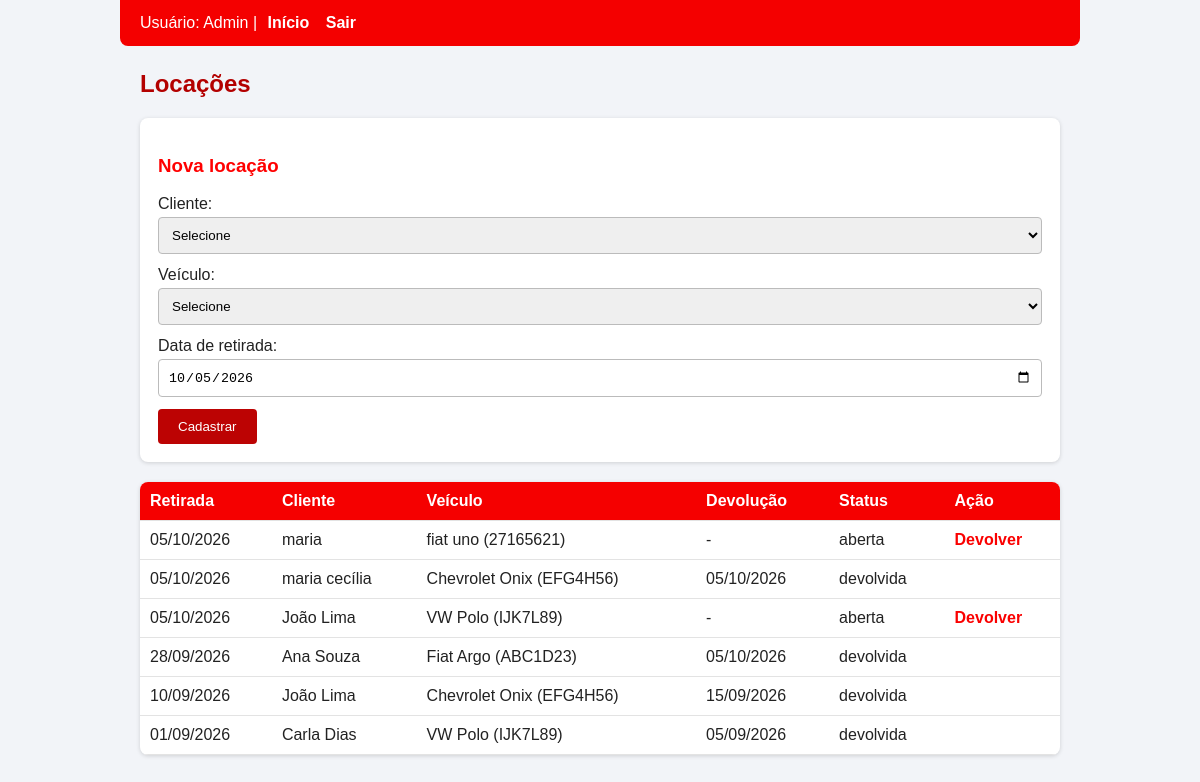
Screenshot of /sistema/locacoes.php (signed in) with the database file from the repository.
### tables this page shows
CREATE TABLE `locacoes` (
  `id_locacao` int(11) NOT NULL,
  `id_usuario` int(11) NOT NULL,
  `id_cliente` int(11) NOT NULL,
  `id_veiculo` int(11) NOT NULL,
  `data_retirada` date NOT NULL,
  `data_devolucao` date DEFAULT NULL,
  `status` varchar(20) DEFAULT 'aberta'
);

CREATE TABLE `clientes` (
  `id_cliente` int(11) NOT NULL,
  `nome` varchar(100) NOT NULL,
  `cpf` varbinary(255) NOT NULL,
  `telefone` varchar(20) DEFAULT NULL,
  `email` varchar(100) DEFAULT NULL
);

CREATE TABLE `veiculos` (
  `id_veiculo` int(11) NOT NULL,
  `marca` varchar(50) NOT NULL,
  `modelo` varchar(50) NOT NULL,
  `placa` varchar(8) NOT NULL,
  `ano` int(11) DEFAULT NULL,
  `status` varchar(20) DEFAULT 'disponivel'
);

### sistema/locacoes.php (the view, shortened to what this page needs)
<?php
require 'auth.php';
$lista = $pdo->query("SELECT l.id_locacao, l.data_retirada, l.data_devolucao, l.status,
                             c.nome AS cliente, v.marca, v.modelo, v.placa
                      FROM locacoes l
                      JOIN clientes c ON c.id_cliente = l.id_cliente
                      JOIN veiculos v ON v.id_veiculo = l.id_veiculo
                      ORDER BY l.data_retirada DESC")->fetchAll(PDO::FETCH_ASSOC);
?>
<!DOCTYPE html>
<html lang="pt-BR">
<head>
  <link rel="stylesheet" href="style.css">
</head>
<body>
<nav>
  Usuário: <?= htmlspecialchars($_SESSION['nome']) ?> |
  <a href="index.php">Início</a>
  <a href="logout.php">Sair</a>
</nav>
<h2>Locações</h2>
<form method="post">
  <h3>Nova locação</h3>
  Cliente:
  <select name="id_cliente" required>
    <option value="">Selecione</option>
  </select>
  Veículo:
  <select name="id_veiculo" required>
    <option value="">Selecione</option>
  </select>
  Data de retirada:
  <input type="date" name="data_retirada" value="<?= date('Y-m-d') ?>" required>
  <button name="salvar">Cadastrar</button>
</form>
<table>
<tr><th>Retirada</th><th>Cliente</th><th>Veículo</th><th>Devolução</th><th>Status</th><th>Ação</th></tr>
<?php foreach ($lista as $l): ?>
<tr>
  <td><?= date('d/m/Y', strtotime($l['data_retirada'])) ?></td>
  <td><?= htmlspecialchars($l['cliente']) ?></td>
  <td><?= htmlspecialchars($l['marca'].' '.$l['modelo'].' ('.$l['placa'].')') ?></td>
  <td><?= $l['data_devolucao'] ? date('d/m/Y', strtotime($l['data_devolucao'])) : '-' ?></td>
  <td><?= $l['status'] ?></td>
  <td><?php if ($l['status'] == 'aberta'): ?>
      <a href="?devolver=<?= $l['id_locacao'] ?>">Devolver</a><?php endif; ?></td>
</tr>
<?php endforeach; ?>
</table>
</body>
</html>

### rows the page displays
locacoes: data_retirada "05/10/2026", id_cliente.nome "maria", id_veiculo.placa "fiat uno (27165621)", status "aberta"
locacoes: data_retirada "05/10/2026", id_cliente.nome "maria cecília", id_veiculo.placa "Chevrolet Onix (EFG4H56)", data_devolucao "05/10/2026", status "devolvida"
locacoes: data_retirada "05/10/2026", id_cliente.nome "João Lima", id_veiculo.placa "VW Polo (IJK7L89)", status "aberta"
locacoes: data_retirada "28/09/2026", id_cliente.nome "Ana Souza", id_veiculo.placa "Fiat Argo (ABC1D23)", data_devolucao "05/10/2026", status "devolvida"
locacoes: data_retirada "10/09/2026", id_cliente.nome "João Lima", id_veiculo.placa "Chevrolet Onix (EFG4H56)", data_devolucao "15/09/2026", status "devolvida"
locacoes: data_retirada "01/09/2026", id_cliente.nome "Carla Dias", id_veiculo.placa "VW Polo (IJK7L89)", data_devolucao "05/09/2026", status "devolvida"

### other values shown
$_SESSION['nome'] "Admin"
